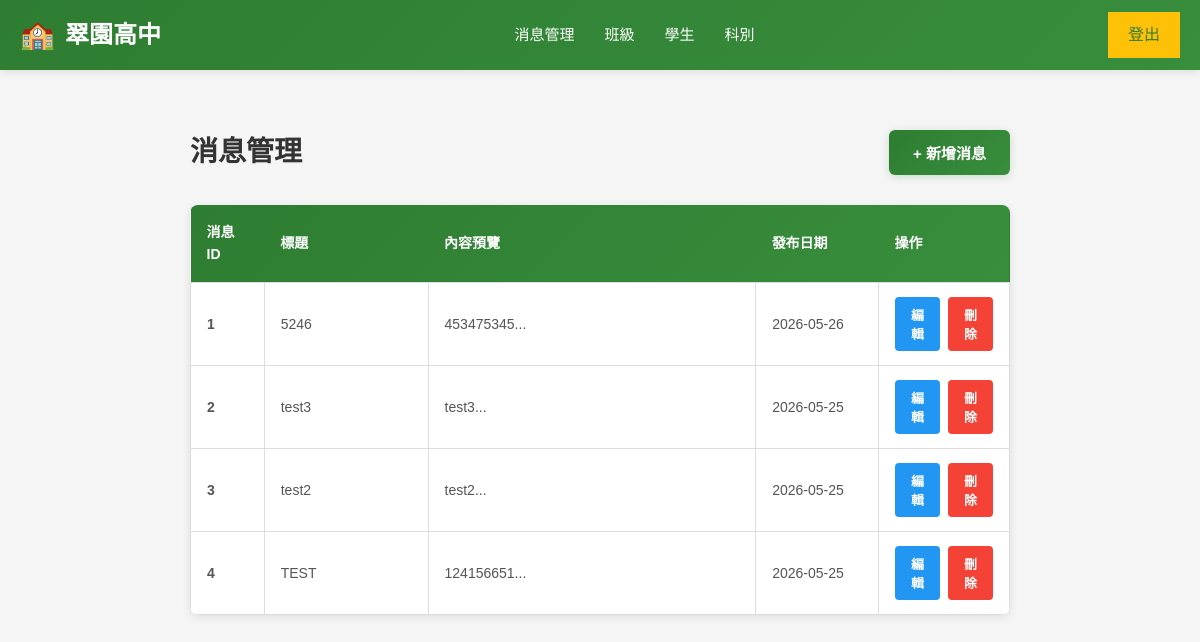
The app's page /school/admin.php?inc=news with its own data.
### tables this page shows
CREATE TABLE `news` (
  `id` int(10) UNSIGNED NOT NULL,
  `subject` text NOT NULL,
  `content` text NOT NULL,
  `author` text NOT NULL,
  `department` text NOT NULL COMMENT '發布單位',
  `created_at` timestamp NOT NULL DEFAULT current_timestamp()
);

### school/include/news.php (the view, shortened to what this page needs)
<div class="news-container">
    <div class="news-header">
        <h1>消息管理</h1>
        <button class="btn-add-news" onclick="location.href='?inc=add_news'">+ 新增消息</button>
    </div>
    <?php
    $all_news=$pdo->query("select * from news order by created_at desc")->fetchAll();
    if(count($all_news) > 0):
    ?>
    <table class="news-table">
        <thead>
            <tr>
                <th style="width: 60px;">消息ID</th>
                <th style="width: 200px;">標題</th>
                <th style="flex: 1;">內容預覽</th>
                <th style="width: 120px;">發布日期</th>
                <th style="width: 150px;">操作</th>
            </tr>
        </thead>
        <tbody>
            <?php foreach($all_news as $idx => $news):?>
            <tr>
                <td class="news-id"><?= $idx + 1; ?></td>
                <td class="news-subject" style="width:20%"><?= htmlspecialchars($news['subject']); ?></td>
                <td class="news-preview" style="width:40%"><?= htmlspecialchars(mb_substr($news['content'], 0, 40)); ?>...</td>
                <td class="news-date" style="width:15%"><?= date("Y-m-d", strtotime($news['created_at'])); ?></td>
                <td  style="width:15%">
                    <div class="action-buttons">
                        <button class="btn-edit" onclick="location.href='?inc=edit_news&id=<?=$news['id'];?>'">編輯</button>
                        <button class="btn-delete" onclick="location.href='?inc=delete_news&id=<?=$news['id'];?>'">刪除</button>
                    </div>
                </td>
            </tr>
            <?php endforeach; ?>
        </tbody>
    </table>
    <?php endif; ?>
</div>

### school/css/global.css (style rules this page uses)
* { margin: 0; padding: 0; box-sizing: border-box; }
:root { --primary-color: #2e7d32; --primary-light: #388e3c; --accent-color: #ff9800; --accent-dark: #f57c00; --secondary-color: #ffc107; --text-primary: #333; --text-secondary: #666; --text-light: #999; --bg-light: #f5f5f5; --bg-lightest: #f9fbe7; --border-color: #e0e0e0; --shadow-sm: 0 2px 4px rgba(0, 0, 0, 0.1); --shadow-md: 0 4px 12px rgba(0, 0, 0, 0.08); --shadow-lg: 0 8px 20px rgba(0, 0, 0, 0.15); --transition: all 0.3s ease; }
html, body { font-family: 'Arial', 'Microsoft YaHei', sans-serif; line-height: 1.6; color: var(--text-primary); }
body { background-color: var(--bg-light); }
button, .btn { border: none; border-radius: 6px; font-size: 14px; font-weight: bold; cursor: pointer; transition: var(--transition); text-decoration: none; display: inline-block; }
.btn-edit { padding: 8px 16px; background-color: #2196F3; color: white; font-size: 13px; }
.btn-delete { padding: 8px 16px; background-color: #f44336; color: white; font-size: 13px; }
h1, h2, h3, h4, h5, h6 { color: var(--primary-color); margin-bottom: 15px; }
h1 { font-size: 32px; }

### school/css/main-layout.css (style rules this page uses)
.news-date { color: #999; font-size: 13px; margin-left: 20px; }

### school/css/table.css (style rules this page uses)
.news-container { max-width: 1200px; margin: 20px auto; padding: 0 20px; }
.news-header { display: flex; justify-content: space-between; align-items: center; margin-bottom: 30px; flex-wrap: wrap; gap: 15px; }
.news-header h1 { font-size: 28px; color: #333; margin: 0; font-weight: bold; }
.btn-add-news { background: linear-gradient(135deg, #2e7d32 0%, #388e3c 100%); color: white; border: none; padding: 12px 24px; border-radius: 6px; font-size: 15px; font-weight: bold; cursor: pointer; transition: all 0.3s ease; box-shadow: 0 2px 8px rgba(46, 125, 50, 0.2); }
.news-table, #subjects-table { width: 100%; border-collapse: collapse; background: white; border-radius: 8px; overflow: hidden; box-shadow: 0 2px 8px rgba(0, 0, 0, 0.1); }
.news-table thead, #subjects-table thead { background: linear-gradient(135deg, #2e7d32 0%, #388e3c 100%); color: white; }
.news-table th, #subjects-table th { padding: 16px; text-align: left; font-weight: bold; font-size: 14px; border: none; }
.news-table td, #subjects-table td { padding: 14px 16px; border-bottom: 1px solid #e0e0e0; color: #555; font-size: 14px; border: 1px solid #ddd; }
.news-table tbody tr, #subjects-table tbody tr { transition: all 0.3s ease; }
.news-table tbody tr:last-child td, #subjects-table tbody tr:last-child td { border-bottom: 1px solid #ddd; }
.news-id { font-weight: bold; color: #2e7d32; }
.news-subject { color: #1a1a1a; font-weight: 500; max-width: 250px; word-break: break-word; }
.news-preview { color: #888; max-width: 300px; white-space: nowrap; overflow: hidden; text-overflow: ellipsis; }
.news-date { color: #666; font-size: 13px; }
.action-buttons { display: flex; gap: 8px; }
.btn-edit, .btn-delete { padding: 8px 16px; border: none; border-radius: 4px; font-size: 13px; font-weight: bold; cursor: pointer; transition: all 0.3s ease; }
.btn-edit { background-color: #2196F3; color: white; }
.btn-delete { background-color: #f44336; color: white; }

### records on screen
news: subject "5246", content "453475345", created_at "2026-05-26"
news: subject "test3", content "test3", created_at "2026-05-25"
news: subject "test2", content "test2", created_at "2026-05-25"
news: subject "TEST", content "124156651", created_at "2026-05-25"
